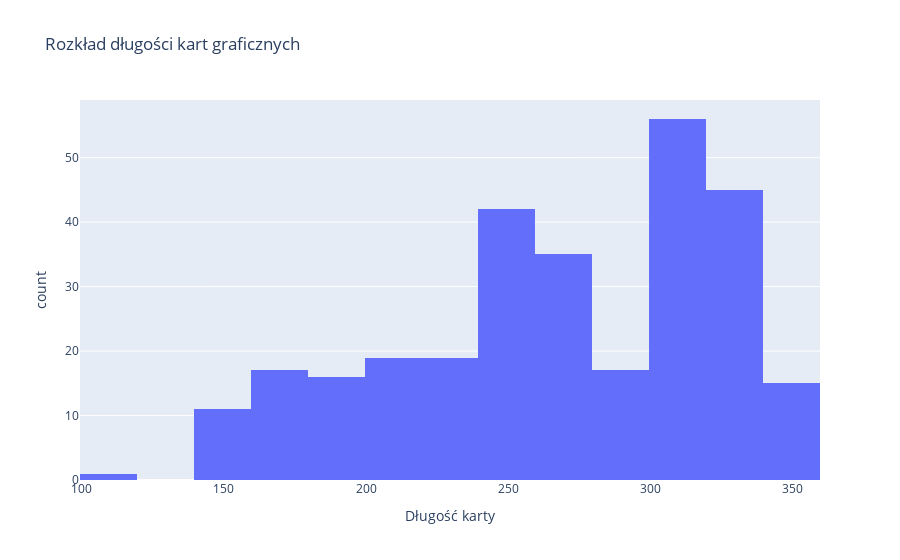

The code cell stored with this chart in its notebook:
### Code cell
fig = px.histogram(df_length, x='Długość karty', nbins=20, title='Rozkład długości kart graficznych')
fig.show()

### Figure 1 — Plotly figure (JSON) as saved in the notebook; plotly's stock layout.template omitted (floating-point values rounded to 4 significant figures; data arrays with more than 128 entries replaced by an {"elided": "..."} marker saying what was removed)
{"data": [{"alignmentgroup": "True", "bingroup": "x", "hovertemplate": "Długość karty=%{x}<br>count=%{y}<extra></extra>", "legendgroup": "", "marker": {"color": "#636efa", "pattern": {"shape": ""}}, "name": "", "nbinsx": 20, "offsetgroup": "", "orientation": "v", "showlegend": false, "type": "histogram", "x": {"elided": "293 int values"}, "xaxis": "x", "yaxis": "y"}], "layout": {"barmode": "relative", "legend": {"tracegroupgap": 0}, "title": {"text": "Rozkład długości kart graficznych"}, "xaxis": {"anchor": "y", "domain": [0, 1], "title": {"text": "Długość karty"}}, "yaxis": {"anchor": "x", "domain": [0, 1], "title": {"text": "count"}}}}
